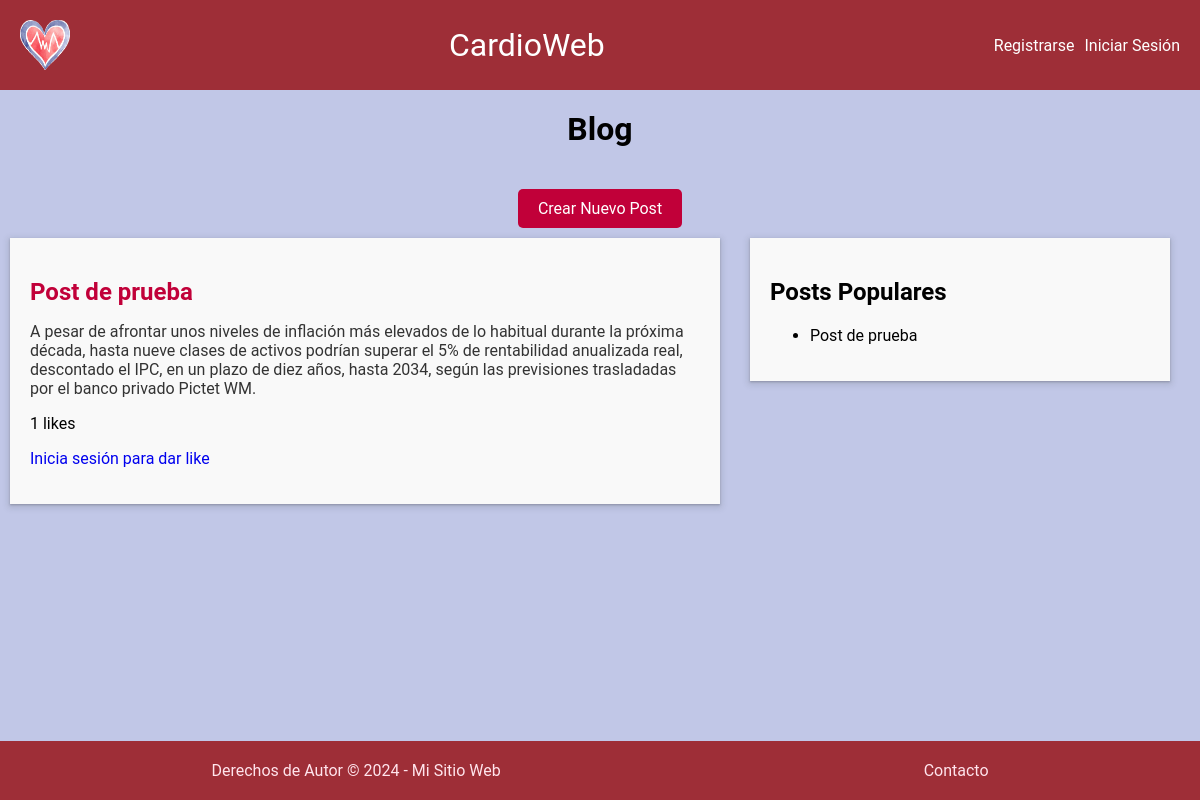
The app's page /blog/nutricion.php with its own data.
### tables this page shows
CREATE TABLE `posts` (
  `id` int(11) NOT NULL,
  `titulo` varchar(255) NOT NULL,
  `contenido` text NOT NULL
);

### blog/php/archivo.php (the view, shortened to what this page needs)
<?php
$servername = "localhost";
$username = "admin";
$password = "admin";
$dbname = "proyecto";
$conn = new mysqli($servername, $username, $password, $dbname);
$sql = "SELECT p.id, p.titulo, p.contenido, COUNT(l.id) AS likes
        FROM posts p
        LEFT JOIN likes l ON p.id = l.post_id
        GROUP BY p.id, p.titulo, p.contenido";
$result = $conn->query($sql);
if ($result->num_rows > 0) {
    while ($row = $result->fetch_assoc()) {
        echo "<div class='post'>";
        echo "<h2>" . $row["titulo"] . "</h2>";
        echo "<p>" . $row["contenido"] . "</p>";
        echo "<div class='like-container'>";
        echo "<span class='like-count'>" . $row["likes"] . " likes</span>";
        if (isset($_SESSION['username'])) {
            $post_id = $row['id'];
            $username = $_SESSION['username'];
            $sql = "SELECT id FROM users WHERE username = ?";
            $stmt = $conn->prepare($sql);
            $stmt->bind_param("s", $username);
            $stmt->execute();
            $result_user = $stmt->get_result();
            $user_id = $result_user->fetch_assoc()['id'];
            $sql = "SELECT * FROM likes WHERE post_id = ? AND user_id = ?";
            $stmt = $conn->prepare($sql);
            $stmt->bind_param("ii", $post_id, $user_id);
            $stmt->execute();
            $result_like = $stmt->get_result();
            if ($result_like->num_rows > 0) {
                $like_text = "💔 Quitar Like";
            } else {
                $like_text = "❤️ Dar Like";
            }
            echo "<form method='post' action=''>";
            echo "<input type='hidden' name='like' value='" . $row["id"] . "'>";
            echo "<button type='submit' class='like-button'>" . $like_text . "</button>";
            echo "</form>";
            if ($_SESSION['username'] === 'admin') {
                echo "<form method='post' action=''>";
                echo "<input type='hidden' name='delete' value='" . $row["id"] . "'>";
                echo "<button type='submit' class='delete-button'>🗑️ Eliminar Post</button>";
                echo "</form>";
            }
        } else {
            echo "<p><a href='../sesion/login.php'>Inicia sesión para dar like</a></p>";
        }
        echo "</div>";
        echo "</div>";
    }
} else {
    echo "0 resultados";
}
?>

### blog/nutricion.php (shortened to what this page needs)
<!DOCTYPE html>
<html lang="en">
<head>
    <link rel="stylesheet" href="../index/estilos/style.css">
    <link rel="stylesheet" href="estilos/styleblog.css">
</head>
<body>
    <header>
        <?php include '../menu.php'; ?>
    </header>
    <main>
        <h1>Blog</h1>
        <div class="button-container">
            <a href="formulario.php">Crear Nuevo Post</a>
        </div>
        <div class="main-container">
            <div class="post-container">
                <?php
                include './php/archivo.php';
                ?>
            </div>
            <div class="sidebar">
                <?php include './php/popular.php'; ?>
            </div>
        </div>
    </main>
    <footer>
        <div class="footer-cont">
        <a href="../index/index.php">Derechos de Autor © 2024 - Mi Sitio Web</a>
            <a href="#" onclick="mostrarContacto()">Contacto</a>
        </div>
    </footer>
</body>
</html>

### menu.php (shortened to what this page needs)
<?php
if (isset($_SESSION['username'])) {
    $mensaje_sesion = "Sesión iniciada como " . $_SESSION['username'];
    $link_sesion = '<a href="../sesion/logout.php">Cerrar Sesión</a>';
} else {
    $mensaje_sesion = '';
    $link_sesion = '<a href="../sesion/login.php">Iniciar Sesión</a>';
}
?>
<nav class="navbar">
    <div class="logo">
        <img src="../img/logo.png" alt="Logo">
    </div>
    <div class="nombre">
        <a href="../index/index.php">CardioWeb</a>
    </div>
    <div class="session-container">
        <?php if (!isset($_SESSION['username'])): ?>
            <a href="../sesion/register.php">Registrarse</a>
        <?php endif; ?>
        <?php if (isset($_SESSION['username'])): ?>
            <span class="mensaje-sesion"><?php echo $mensaje_sesion; ?></span>
            <?php echo $link_sesion; ?>
        <?php else: ?>
            <?php echo $link_sesion; ?>
        <?php endif; ?>
    </div>
</nav>

### blog/php/popular.php (shortened to what this page needs)
<?php
$servername = "localhost";
$username = "admin";
$password = "admin";
$dbname = "proyecto";
$conn = new mysqli($servername, $username, $password, $dbname);
$sql_popular = "SELECT post_id, COUNT(*) as like_count FROM likes GROUP BY post_id ORDER BY like_count DESC LIMIT 5";
$result_popular = $conn->query($sql_popular);
if ($result_popular->num_rows > 0) {
    echo "<div class='popular-posts'>";
    echo "<h2>Posts Populares</h2>";
    echo "<ul>";
    while ($row_popular = $result_popular->fetch_assoc()) {
        $post_id = $row_popular["post_id"];
        $post_query = "SELECT titulo FROM posts WHERE id = $post_id";
        $post_result = $conn->query($post_query);
        if ($post_result->num_rows > 0) {
            $post_title = $post_result->fetch_assoc()["titulo"];
            echo "<li>$post_title</a></li>";
        }
    }
    echo "</ul>";
    echo "</div>";
} else {
    echo "<div class='popular-posts'>";
    echo "No hay posts populares aún.";
    echo "</div>";
}
?>

### index/estilos/style.css (style rules this page uses)
* { box-sizing: border-box; text-decoration: none; }
body { font-family: 'Roboto', sans-serif; margin: 0; padding: 0; display: flex; flex-direction: column; min-height: 100vh; background-color: #FDEBD0; }
.navbar { display: flex; justify-content: space-between; align-items: center; padding: 20px; background-color: #9e2e37; box-shadow: rgba(60, 64, 67, 0.3) 0px 1px 2px 0px, rgba(60, 64, 67, 0.15) 0px 2px 6px 2px; }
.navbar .logo { display: flex; align-items: center; }
.navbar .logo img { width: 50px; height: 50px; }
main { flex-grow: 1; display: flex; flex-direction: column; align-items: center; }
h1 { margin-top: 20px; text-align: center; }
footer { background-color: #9e2e37; color: #fff; text-align: center; padding: 20px 0; }
.footer-cont { display: flex; justify-content: space-around; align-items: center; }
.footer-cont a { color: #FFE4EC; }

### blog/estilos/styleblog.css (style rules this page uses)
.button-container { display: flex; justify-content: center; margin-top: 20px; }
.button-container a { padding: 10px 20px; background-color: #c10039; color: white; text-decoration: none; border-radius: 5px; transition: background-color 0.3s; }
.main-container { flex-grow: 1; display: flex; flex-direction: row; align-items: flex-start }
main { background-color: #C1C7E7; }
.post-container { width: 60%; }
.sidebar { width: 35%; margin: 10px auto; padding: 20px; background-color: #f9f9f9; box-shadow: rgba(60, 64, 67, 0.3) 0px 1px 2px 0px, rgba(60, 64, 67, 0.15) 0px 2px 6px 2px; }
.post { min-width: 80%; overflow: hidden; position: relative; margin: 10px auto; margin-left: 10px; padding: 20px; background-color: #f9f9f9; box-shadow: rgba(60, 64, 67, 0.3) 0px 1px 2px 0px, rgba(60, 64, 67, 0.15) 0px 2px 6px 2px; transition: background-color 0.3s; }
.post h2 { margin-bottom: 10px; color: #c10039; }
.post p { color: #333; }
.popular-posts { width: 100%; }

### menu.php (style rules this page uses)
.nombre a { font-size: 200%; color: white; text-decoration: none; }
.session-container { display: flex; align-items: center; gap: 10px; margin-left: 10px; }
.session-container a { color: white; }

### records on screen
posts: titulo "Post de prueba", contenido "A pesar de afrontar unos niveles de inflación más elevados de lo habitual durante la próxima década, hasta nueve clases de activos podrían superar el 5% de rentabilidad anualizada real, descontado el IPC, en un plazo de diez años, hasta 2034, según las previsiones trasladadas por el banco privado Pictet WM.", likes "1"
